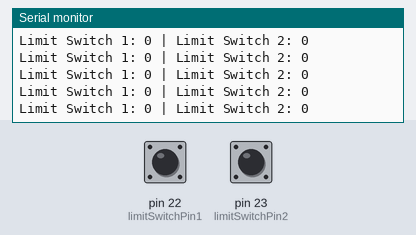
A sketch run on a simulated Arduino Mega 2560, built with avr-gcc and run on an emulated ATmega2560. On the bench: the last lines printed to the serial monitor. The test bench sets the inputs (shaded band); at power-on: pin 22 (limitSwitchPin1) LOW, pin 23 (limitSwitchPin2) LOW.

Above: at 1.2 s.
1.3 s: pin 22 (limitSwitchPin1) pulled HIGH for 0.15 s
At 1.32 s:
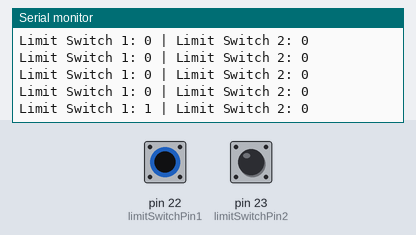
2.9 s: pin 23 (limitSwitchPin2) pulled HIGH for 0.15 s
At 2.93 s:
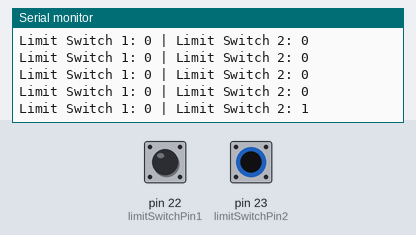

The sketch:

test_limit_sw.ino
```cpp
// กำหนดขา Digital สำหรับ Limit Switch แต่ละตัว
const int limitSwitchPin1 = 22;
const int limitSwitchPin2 = 23;

void setup() {
  // ตั้งค่าขา Limit Switch เป็น INPUT
  // เนื่องจากต่อแบบ Pull-down, เราไม่จำเป็นต้องใช้ INPUT_PULLUP
  pinMode(limitSwitchPin1, INPUT);
  pinMode(limitSwitchPin2, INPUT);

  // เริ่มต้น Serial Communication ที่ Baud Rate 9600
  // คุณสามารถเปลี่ยน Baud Rate ได้ตามต้องการ แต่ต้องตรงกับ Serial Monitor
  Serial.begin(9600);
  Serial.println("Arduino Limit Switch Reader - Ready");
}

void loop() {
  // อ่านค่าสถานะจาก Limit Switch ตัวที่ 1
  // เมื่อกด Limit Switch (วงจรปิด) ค่าจะเป็น HIGH (1)
  // เมื่อไม่กด Limit Switch (วงจรเปิด) ค่าจะเป็น LOW (0)
  int switchState1 = digitalRead(limitSwitchPin1);

  // อ่านค่าสถานะจาก Limit Switch ตัวที่ 2
  int switchState2 = digitalRead(limitSwitchPin2);

  // แสดงค่าสถานะของ Limit Switch ทั้งสองตัวผ่าน Serial Monitor
  Serial.print("Limit Switch 1: ");
  Serial.print(switchState1); // 0 หรือ 1
  Serial.print(" | Limit Switch 2: ");
  Serial.println(switchState2); // 0 หรือ 1

  // หน่วงเวลาเล็กน้อยเพื่อไม่ให้ส่งข้อมูลเร็วเกินไป
  delay(100);
}
```

Measured:
- after the input at 1.3 s, the serial monitor: prints a new line at once (image 1)
- after the input at 2.9 s, the serial monitor: prints a new line at once (image 2)
